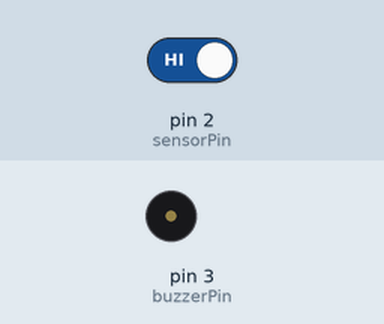
This program was run on a simulated Arduino Nano, built with avr-gcc and run on an emulated ATmega328P. Parts: buzzer (waves = sounding). The test bench sets the inputs (shaded band); at power-on: pin 2 (sensorPin) HIGH.

Above: at 1.2 s.
1.3 s: pin 2 (sensorPin) driven LOW
At 1.38 s:
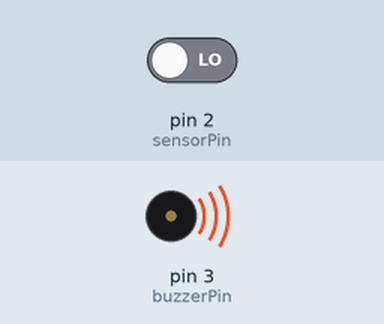
Timing chart, 0 to 4.4 s (numbered marks = the images above; inputs shaded):
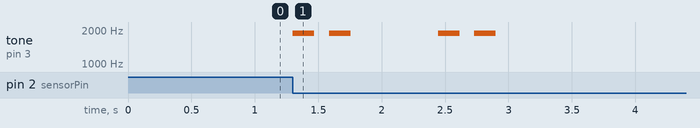

The program:

main.cpp
```cpp
#include <Arduino.h>

const int buzzerPin = 3;
const int sensorPin = 2; // pin, který se spojí s GND

bool lastState = HIGH;

unsigned long lastTriggerTime = 0;
const unsigned long cooldown = 30000; // 30 sekund

void playJingle()
{
  // Frekvence posunuta o oktávu výš (932 Hz * 2 = 1864 Hz) pro lepší slyšitelnost
  int frequencies[] = {1864, 1864, 1864, 1864};

  // Délka trvání jednotlivých tónů v milisekundách
  int durations[] = {170, 170, 170, 170};

  // Pauzy mezi tóny: krátká uvnitř dvojice, dlouhá mezi oběma páry
  int pauses[] = {115, 690, 115, 50};

  for (int i = 0; i < 4; i++)
  {
    // Spustí tón o dané frekvenci a délce
    tone(buzzerPin, frequencies[i], durations[i]);

    // delay musí pokrýt délku tónu + pauzu před dalším tónem
    delay(durations[i] + pauses[i]);
  }
  noTone(buzzerPin); // Pro jistotu vypne bzučák
}

void setup()
{
  pinMode(buzzerPin, OUTPUT);
  pinMode(sensorPin, INPUT_PULLUP); // interní pull-up rezistor

  // Nastavíme čas posledního spuštění hluboko do minulosti
  lastTriggerTime = -cooldown;
}

void loop()
{
  bool currentState = digitalRead(sensorPin);

  // detekce změny (HIGH -> LOW = spojeno s GND)
  if (lastState == HIGH && currentState == LOW)
  {
    unsigned long now = millis();

    if (now - lastTriggerTime >= cooldown)
    {
      playJingle();
      lastTriggerTime = now;
    }
  }

  lastState = currentState;
}
```

Measured:
- after the input at 1.3 s, tone on pin 3 (buzzerPin): plays 1864 Hz for 0.17 s, 1864 Hz for 0.17 s, 1864 Hz for 0.17 s, 1864 Hz for 0.17 s, starting at once
